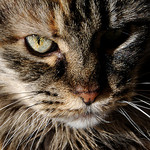
#> input picture 作業08/image/cat.jpg, 150 x 150 px, found by its file name
$ python cat.py   (older library calls are emulated)
#> lines starting #> are read from the running program, lines starting #| are printed output that depends on the picture
from PIL import Image
from numpy import *
#from scipy.misc import lena,imsave
#from scipy.misc import imsave

# load image
im = array(Image.open("cat.jpg"))
#> im is the input picture: shape (150, 150, 3); mean R, G, B 91.2, 77.7, 63.5
N = im.shape[0]
#> N = 150

# create x and y components of Arnold's cat mapping
x, y = meshgrid(range(N), range(N))
xmap = (2*x+y) % N
ymap = (x+y) % N

print(N)
#| 150

for i in range(N+1):
    #  result = Image.fromarray(im)
    #  result.save("cat_%03d.png" % i)
    im = im[xmap, ymap]
#> this loop made 151 passes
#> pass 1, `im = im[xmap, ymap]`:
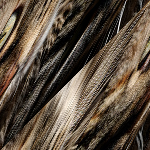
#> im: shape (150, 150, 3); mean R, G, B 91.2, 77.7, 63.5
#> pass 2, `im = im[xmap, ymap]`:
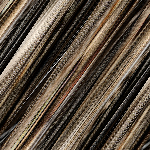
#> im: shape (150, 150, 3); mean R, G, B 91.2, 77.7, 63.5
#> pass 3, `im = im[xmap, ymap]`:
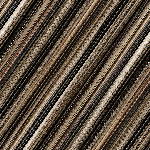
#> im: shape (150, 150, 3); mean R, G, B 91.2, 77.7, 63.5
#> after the loop:
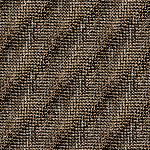
#> im: shape (150, 150, 3); mean R, G, B 91.2, 77.7, 63.5

$ run again, with 作業08/image/Anturium-512.bmp saved as 作業08/image/cat.jpg
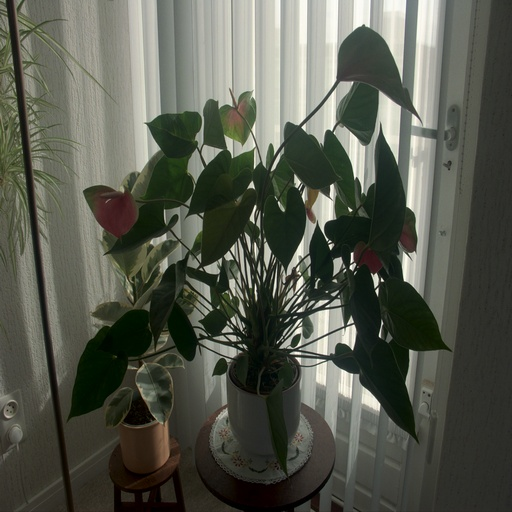
#> input picture 作業08/image/Anturium-512.bmp, 512 x 512 px, found by its file name
#> im is the input picture: shape (512, 512, 3); mean R, G, B 86.6, 89.6, 78.3
#| 512
#> the loop `for i in range(N+1): #  result = Image.fromarray(im) #  result.save("c..` made 513 passes
#> pass 1, `im = im[xmap, ymap]`:
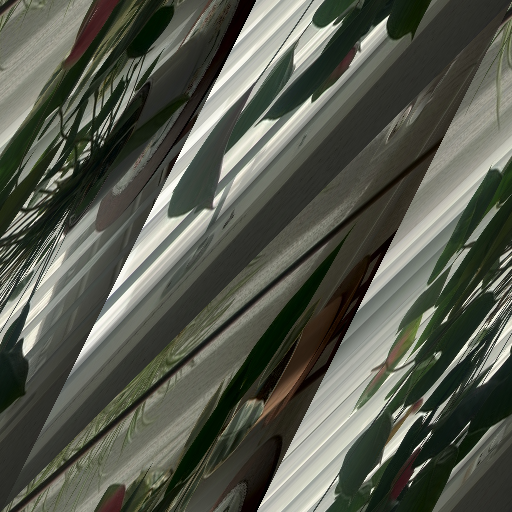
#> im: shape (512, 512, 3); mean R, G, B 86.6, 89.6, 78.3
#> pass 3, `im = im[xmap, ymap]`:
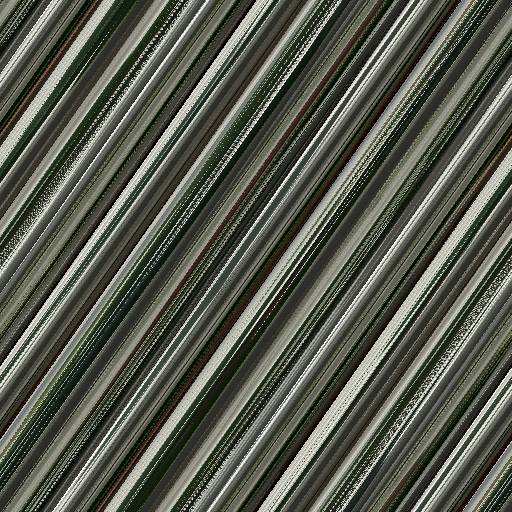
#> im: shape (512, 512, 3); mean R, G, B 86.6, 89.6, 78.3
